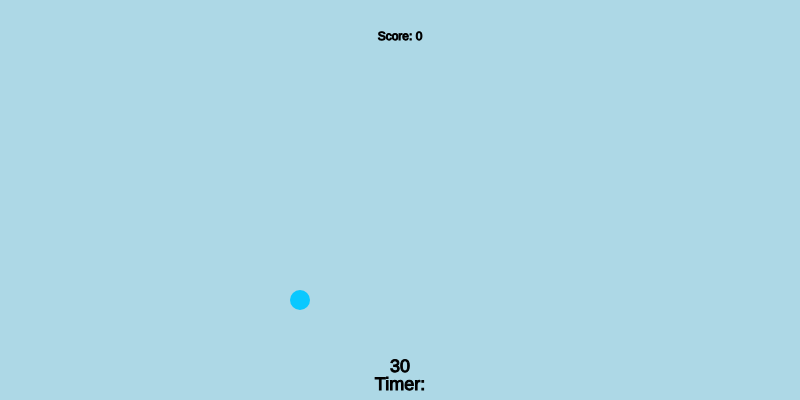
Frame 1 (no input)
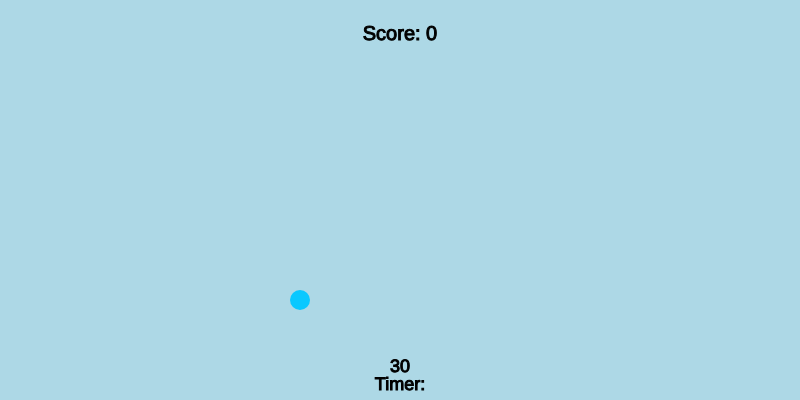
Frame 60 (no input)
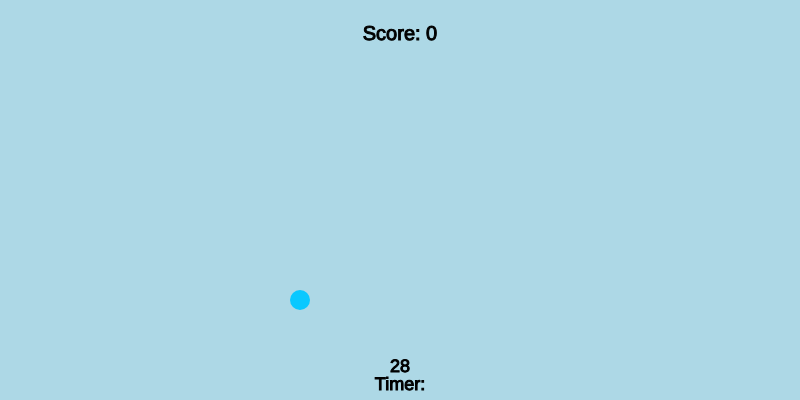
Frame 120 (the mouse pressed at the canvas centre since frame 60)

The p5.js sketch that drew these frames (run headless with seeded random() and noise() and a simulated clock; from frame 60 on, the mouse is pressed at the canvas centre):

// p5.js sketch
// ── sketch.js
//Chase The Ball Game
let ballx = 300
let bally = 300
let ballsize = 40
let score = 0
let gamestate = "L1"
var totalTime ;
var timeLimit = 30 ;

function setup() {
  createCanvas(800, 400);
}

function draw() {
totalTime = millis();//starttimer


if(gamestate == "L1"){
  levelTwo();
}
  if(gamestate == "L2"){
  levelTwo();
  }
  if(gamestate == "L3"){
  timeover();
  }
}

function timeover(){
  fill(0,0,0)
  stroke(0)
  strokeWeight(0)
  textAlign(CENTER)
  text(("Time's Up !"),width/2,100)
}



function levelTwo(){
  background(173, 216, 230)
  fill(10,200,400)
  noStroke()
  
  let distToBall = dist(ballx,bally, mouseX,mouseY)
  if (distToBall < ballsize/2){
  ballx = random(width);
    bally = random(height)
    score = score+1
  }
 
  ellipse(ballx,bally,ballsize/2,ballsize/2)
  fill(0,0,0)
  stroke(0)
  strokeWeight(1)
  textAlign(CENTER)
  text(("Score: "+score),width/2,40)
  textSize(18)
  
  totalTime=int(totalTime/1000);
  
  fill(0,0,0)
  stroke(0)
  strokeWeight(1)
  textAlign(CENTER)
  text(("Timer:"),width/2,390)
  text(timeLimit-totalTime,width/2,372);
  textSize(20)
  
    if (totalTime >= timeLimit) {
   gamestate="L3"
  
  }
}
